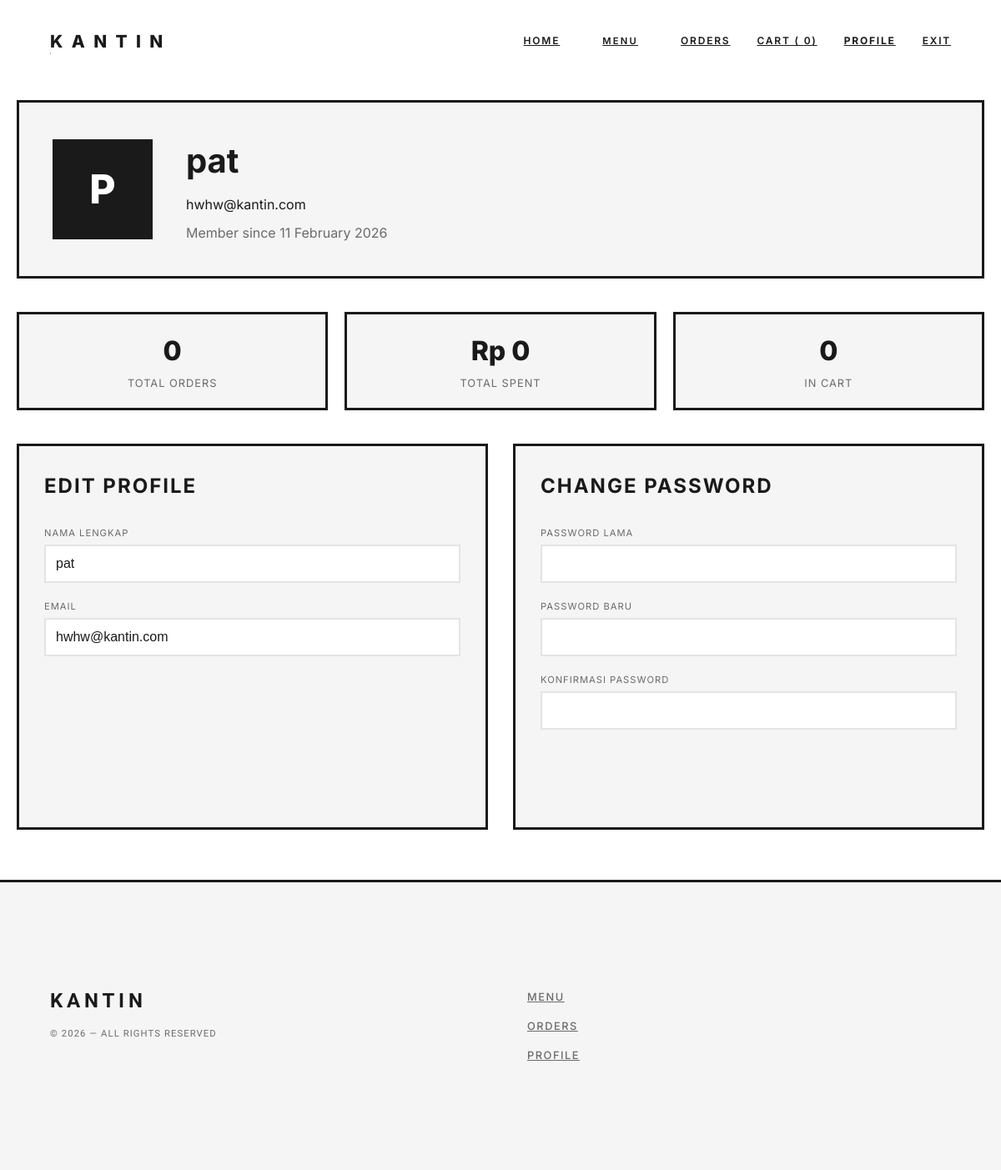
The page /public/profile.php (signed in) on the database its author committed.
### tables this page shows
CREATE TABLE `users` (
  `id` int(11) NOT NULL,
  `name` varchar(100) DEFAULT NULL,
  `email` varchar(100) DEFAULT NULL,
  `password` text DEFAULT NULL,
  `role` enum('admin','customer') DEFAULT 'customer',
  `created_at` timestamp NOT NULL DEFAULT current_timestamp()
);

### core/helpers.php (called while the page is built, shortened)
<?php
function format_rp($angka)
{
     return "Rp " . number_format($angka, 0, ',', '.');
}
function getCartCount()
{
     if (!isset($_SESSION['cart']))
          return 0;
     return array_sum($_SESSION['cart']);
}
?>

### public/profile.php (the view, shortened to what this page needs)
<?php
require "../core/database.php";
require "../core/helpers.php";
$user_id = $_SESSION['user_id'];
$user = mysqli_fetch_assoc(mysqli_query($conn, "SELECT * FROM users WHERE id=$user_id"));
$orders_count = mysqli_fetch_assoc(mysqli_query($conn, "SELECT COUNT(*) as total FROM orders WHERE user_id=$user_id"))['total'];
$total_spent = mysqli_fetch_assoc(mysqli_query($conn, "SELECT IFNULL(SUM(total),0) as total FROM orders WHERE user_id=$user_id AND status='SUCCESS'"))['total'];
$cartCount = getCartCount();
?>
<!DOCTYPE html>
<html lang="id">
<head>
     <link rel="stylesheet" href="assets/css/public.css">
</head>
<body>
     <header>
          <div class="logo">KANTIN</div>
          <nav>
               <a href="index.php">Home</a>
               <a href="index.php#menu">Menu</a>
               <a href="orders.php">Orders</a>
               <a href="cart/index.php">Cart (
                    <?= $cartCount ?>)
               </a>
               <a href="profile.php" class="active">Profile</a>
               <a href="../auth/logout.php">Exit</a>
          </nav>
     </header>
     <main>
          <div class="profile-container">
               <div class="profile-header">
                    <div class="profile-avatar">
                         <?= strtoupper(substr($user['name'], 0, 1)) ?>
                    </div>
                    <div class="profile-info">
                         <h1>
                              <?= htmlspecialchars($user['name']) ?>
                         </h1>
                         <p>
                              <?= htmlspecialchars($user['email']) ?>
                         </p>
                         <p style="color: var(--muted); margin-top: 10px;">Member since
                              <?= date('d F Y', strtotime($user['created_at'])) ?>
                         </p>
                    </div>
               </div>
               <div class="profile-stats">
                    <div class="stat-item">
                         <div class="number">
                              <?= $orders_count ?>
                         </div>
                         <div class="label">Total Orders</div>
                    </div>
                    <div class="stat-item">
                         <div class="number">
                              <?= format_rp($total_spent) ?>
                         </div>
                         <div class="label">Total Spent</div>
                    </div>
                    <div class="stat-item">
                         <div class="number">
                              <?= $cartCount ?>
                         </div>
                         <div class="label">In Cart</div>
                    </div>
               </div>
               <div class="profile-grid">
                    <div class="profile-card">
                         <h2>Edit Profile</h2>
                         <form method="POST">
                              <div class="form-group">
                                   <label>Nama Lengkap</label>
                                   <input type="text" name="name" value="<?= htmlspecialchars($user['name']) ?>"
                                        required>
                              </div>
                              <div class="form-group">
                                   <label>Email</label>
                                   <input type="email" name="email" value="<?= htmlspecialchars($user['email']) ?>"
                                        required>
                              </div>
                         </form>
                    </div>
                    <div class="profile-card">
                         <h2>Change Password</h2>
                         <form method="POST">
                              <div class="form-group">
                                   <label>Password Lama</label>
                                   <input type="password" name="old_password" required>
                              </div>
                              <div class="form-group">
                                   <label>Password Baru</label>
                                   <input type="password" name="new_password" required>
                              </div>
                              <div class="form-group">
                                   <label>Konfirmasi Password</label>
                                   <input type="password" name="confirm_password" required>
                              </div>
                         </form>
                    </div>
               </div>
          </div>
     </main>
     <footer>
          <div class="footer-brand">
               KANTIN
               <p>&copy;
                    <?= date('Y') ?> — All rights reserved
               </p>
          </div>
          <div class="footer-links">
               <a href="index.php#menu">Menu</a>
               <a href="orders.php">Orders</a>
               <a href="profile.php">Profile</a>
          </div>
     </footer>
</body>
</html>

### public/assets/css/public.css (style rules this page uses)
*, *::before, *::after { margin: 0; padding: 0; box-sizing: border-box; }
:root { --bg: #ffffff; --fg: #1a1a1a; --border: #e4e4e4; --muted: #6b6b6b; --surface: #f5f5f5; --accent: #2d2d2d; --accent-light: #4a4a4a; --font-primary: "Inter", -apple-system, BlinkMacSystemFont, sans-serif; --font-display: "Clash Display", "Inter", sans-serif; --space-xs: 0.5rem; --space-sm: 1rem; --space-md: 2rem; --space-lg: 4rem; --space-xl: 8rem; --ease: cubic-bezier(0.8, 0, 0.2, 1); --ease-out: cubic-bezier(0.16, 1, 0.3, 1); --ease-elastic: cubic-bezier(0.68, -0.55, 0.265, 1.55); --shadow-sm: 0 1px 2px rgba(0, 0, 0, 0.05); --shadow-md: 0 4px 6px -1px rgba(0, 0, 0, 0.1); --shadow-lg: 0 10px 15px -3px rgba(0, 0, 0, 0.1); --shadow-xl: 0 20px 25px -5px rgba(0, 0, 0, 0.1); --brutal-border: 3px solid var(--fg); --brutal-shadow: 8px 8px 0 var(--fg); }
html { scroll-behavior: smooth; font-size: 16px; }
body { font-family: var(--font-primary); background: var(--bg); color: var(--fg); line-height: 1.5; overflow-x: hidden; -webkit-font-smoothing: antialiased; -moz-osx-font-smoothing: grayscale; transition: background-color 0.3s ease, color 0.3s ease; }
header { position: fixed; top: 0; left: 0; width: 100%; z-index: 1000; padding: var(--space-md) 5%; display: flex; justify-content: space-between; align-items: center; backdrop-filter: blur(10px); -webkit-backdrop-filter: blur(10px); background: rgba(255, 255, 255, 0.02); border-bottom: 1px solid rgba(255, 255, 255, 0.1); transition: padding 0.3s ease, background 0.3s ease; }
header .logo { font-size: 1.3rem; font-weight: 800; letter-spacing: 0.5em; text-transform: uppercase; cursor: default; position: relative; overflow: hidden; }
header .logo::after { content: ""; position: absolute; bottom: 0; left: 0; width: 100%; height: 2px; background: currentColor; transform: translateX(-100%); transition: transform 0.5s var(--ease); }
header nav { display: flex; align-items: center; gap: var(--space-md); }
header nav a { font-size: 0.75rem; font-weight: 600; text-transform: uppercase; letter-spacing: 0.15em; color: currentColor; position: relative; padding: 0.5rem 0; }
header nav a::before { content: ""; position: absolute; bottom: 0; left: 0; width: 100%; height: 1px; background: currentColor; transform: scaleX(0); transform-origin: right; transition: transform 0.5s var(--ease); }
header nav a:nth-child(2) { background: rgba(255, 255, 255, 0.12); padding: 8px 18px; border: 1px solid rgba(255, 255, 255, 0.15); font-size: 0.7rem; letter-spacing: 0.2em; border-radius: 0; transition: all 0.3s var(--ease-elastic); }
footer { border-top: 3px solid var(--fg); padding: var(--space-xl) 5%; display: grid; grid-template-columns: repeat(auto-fit, minmax(250px, 1fr)); gap: var(--space-lg); background: var(--surface); }
footer .footer-brand { font-family: var(--font-display); font-size: 1.5rem; font-weight: 800; letter-spacing: 0.2em; text-transform: uppercase; line-height: 1.2; }
footer .footer-brand p { font-size: 0.7rem; font-weight: 400; letter-spacing: 0.1em; color: var(--muted); margin-top: var(--space-sm); max-width: 300px; line-height: 1.8; }
footer .footer-links { display: flex; flex-direction: column; gap: var(--space-sm); }
footer .footer-links a { font-size: 0.8rem; font-weight: 500; text-transform: uppercase; letter-spacing: 0.12em; color: var(--muted); transition: all 0.3s var(--ease); position: relative; width: fit-content; }
footer .footer-links a::before { content: "→"; position: absolute; left: -20px; opacity: 0; transition: all 0.3s var(--ease); }
header nav a.active { opacity: 1; font-weight: 700; }
header nav a.active::after { width: 100%; }

### rows shown on the page
users: name "P", name "pat", email "hwhw@kantin.com", created_at "11 February 2026"

### other values the page prints
$cartCount "0"
$orders_count "0"
format_rp($total_spent) "Rp 0"
